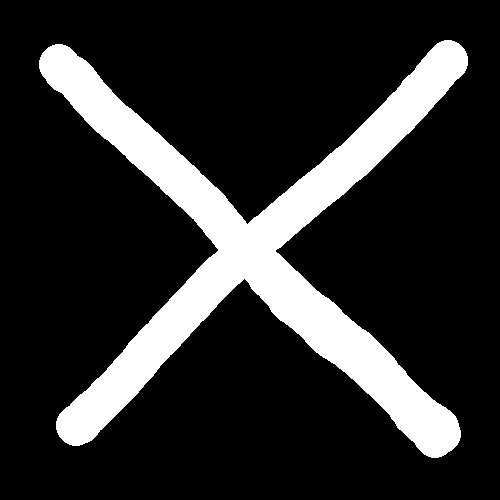
#> input picture hopfieldNetwork/data/img-0.jpeg, 500 x 500 px, given as the content of the folder ../../data/images/shapes, which was not available
$ jupyter execute --allow-errors hopfield_network.ipynb
#> lines starting #> are read from the running program, lines starting #| are printed output that depends on the picture; pictures that were not available may be replaced by others from this repository, and a replacement may not be noted
[cell 1]
from pathlib import Path
import glob

import random
import math

import numpy as np
from numba import njit, prange

import matplotlib.pyplot as plt
from PIL import Image

[cell 2]
def load_images(path: Path, thumbnail_shape: tuple) -> list[np.ndarray]:
#> called with thumbnail_shape = (16, 16)
    files = glob.glob(path.as_posix())
    images = []
    for f in files:
        img = Image.open(f).convert('L')
        img.thumbnail(thumbnail_shape, Image.Resampling.BICUBIC)
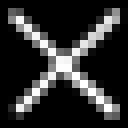
#> img: PIL image 16x16 L (shown 8 times larger); min 0, max 255, mean 46
        img = np.array(img)
        img = -1+(img-img.min())/(img.max()-img.min())*(1-(-1))
        images.append(img)
    return images

[cell 3]
data = load_images(Path('..' , '..', 'data', 'images', 'shapes', '*'), (16, 16))
#> data = 1 item

fig, axes = plt.subplots(nrows=3, ncols=3)

for i,ax in enumerate(axes.ravel()):
    if i < len(data):
        img = ax.imshow(data[i], cmap='viridis')

plt.tight_layout()
plt.show()
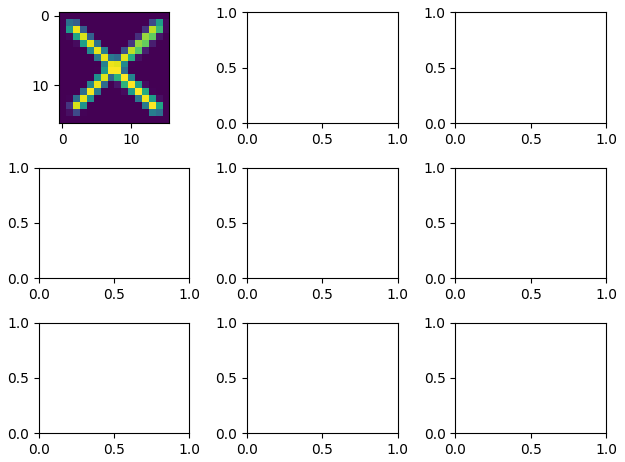
#> figure drawn by matplotlib, 1 panel

[cell 4]
@njit(fastmath=True)
def fit(data: np.ndarray, n: int) -> np.ndarray:
    w = np.zeros((n, n))
    for i in prange(data.shape[0]):
        w += data[i]*data[i].reshape((n, 1))
    return w/n*(1-np.eye(n))


@njit(fastmath=True)
def reconstruct(x: np.ndarray, w: np.ndarray, n: int, niter: int) -> np.ndarray:
    for i in prange(niter):
        idxs = np.random.permutation(n)
        for idx in idxs:
            # x[idx] = 1 if np.dot(w[idx], x) >= 0 else -1
            x[idx] = max(-1, min(np.dot(w[idx], x), 1))
    return x


class HopfieldNetwork:
    def __init__(self, n: int) -> None:
        self.n: int = n
        self.memshape: tuple = (n, n)
        self.w: np.ndarray = np.zeros((n, n))

    def learn(self, data: list[np.ndarray]):
        w = fit(np.array([d.flatten() for d in data]), self.n)
        self.w = w

    def reconstruct(self, x: np.ndarray, niter: int):
        return reconstruct(x.flatten(), self.w, self.n, niter)

[cell 5]
n = 16*16
memshape = (n, n)

[cell 6]
model = HopfieldNetwork(n)

#> (the rest of this cell did not finish here and is left out)

[cell 7]
img = plt.imshow(model.w, cmap='viridis')
plt.colorbar(img)
plt.show()
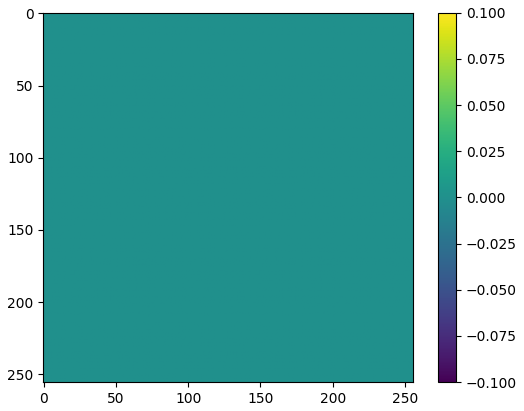
#> figure drawn by matplotlib, 2 panels

$ run again, on hopfieldNetwork/data/img-4.jpeg
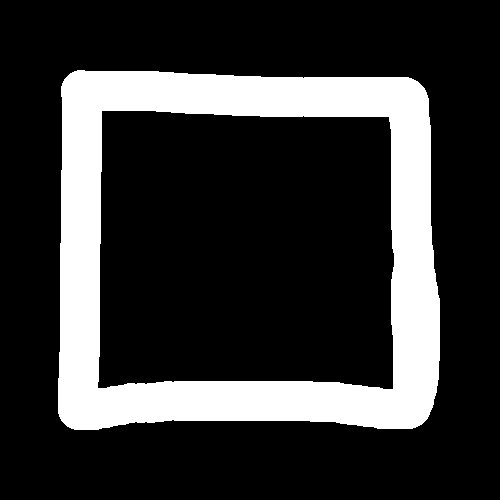
#> input picture hopfieldNetwork/data/img-4.jpeg, 500 x 500 px, given as the content of the folder ../../data/images/shapes, which was not available
#> in load_images, `img.thumbnail(thumbnail_shape, Image.Resampling.BICUBIC)`:
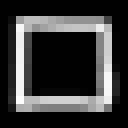
#> img: PIL image 16x16 L (shown 8 times larger); min 0, max 253, mean 55
#> data = 1 item
#> `plt.show()`:
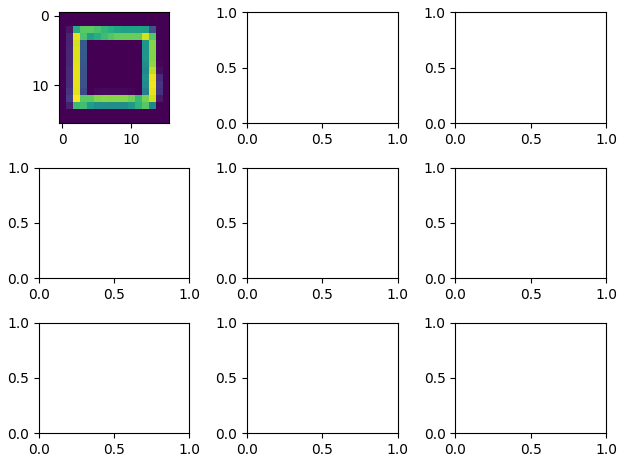
#> figure drawn by matplotlib, 1 panel

$ run again, on hopfieldNetwork/data/img-5.jpeg
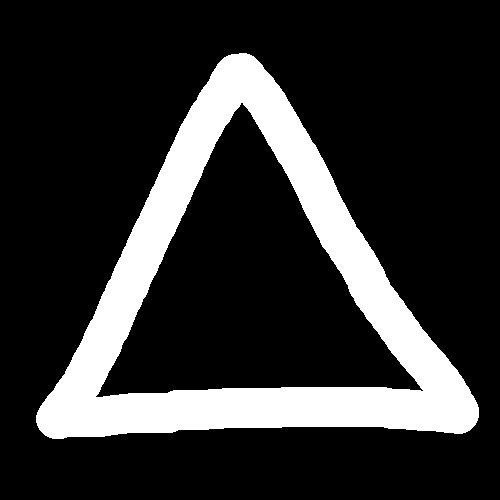
#> input picture hopfieldNetwork/data/img-5.jpeg, 500 x 500 px, given as the content of the folder ../../data/images/shapes, which was not available
#> in load_images, `img.thumbnail(thumbnail_shape, Image.Resampling.BICUBIC)`:
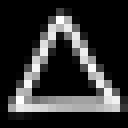
#> img: PIL image 16x16 L (shown 8 times larger); min 0, max 255, mean 49.3
#> data = 1 item
#> `plt.show()`:
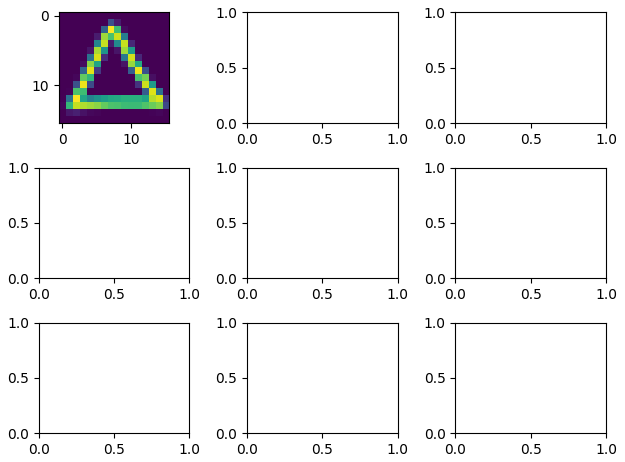
#> figure drawn by matplotlib, 1 panel

$ run again, on hopfieldNetwork/data/img-B.jpeg
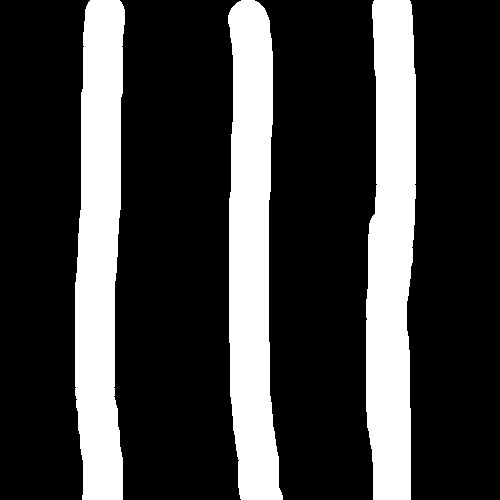
#> input picture hopfieldNetwork/data/img-B.jpeg, 500 x 500 px, given as the content of the folder ../../data/images/shapes, which was not available
#> in load_images, `img.thumbnail(thumbnail_shape, Image.Resampling.BICUBIC)`:
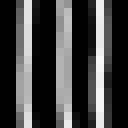
#> img: PIL image 16x16 L (shown 8 times larger); min 0, max 247, mean 64.3
#> data = 1 item
#> `plt.show()`:
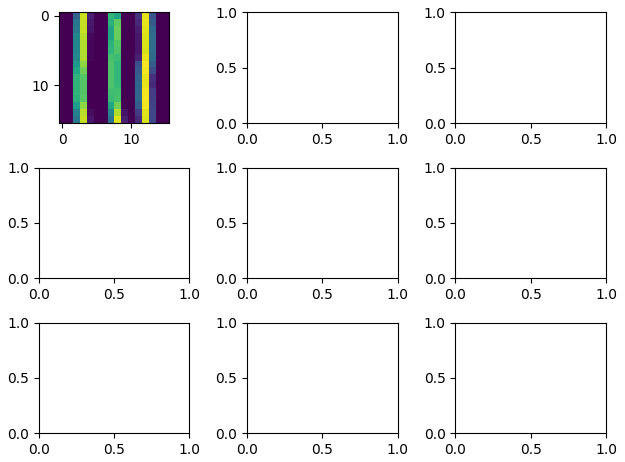
#> figure drawn by matplotlib, 1 panel
